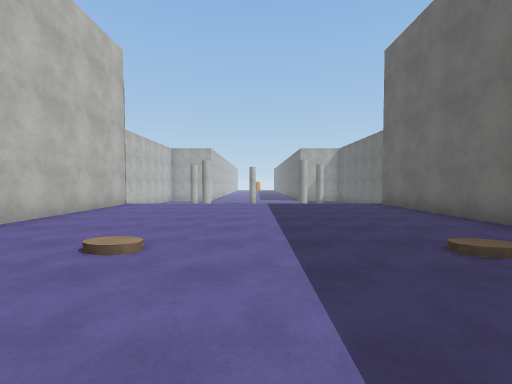
View 1 (above)

16 first-person views from a walk through a Unity game level. The camera is 1.4 m above the floor, tilts 2° down and sees 90° across. The floor is counted in squares, 2 m on a side. Each view is taken from the middle of a square. On the plan, view 1 faces up. The plan holds only what a view shows up to about 9 squares ahead; the rest is blank. The place goes on beyond the plan. The player is left out. Some animated figures are not drawn. Surface patterns are stand-ins for the level's own textures.

View 2
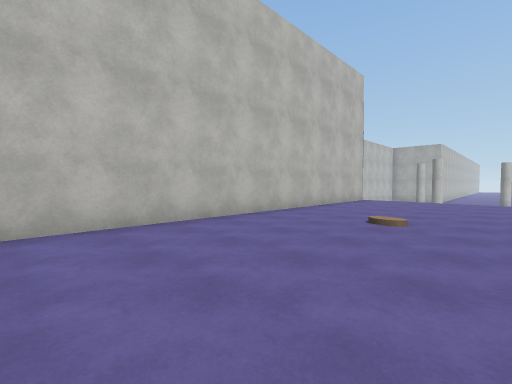

View 3
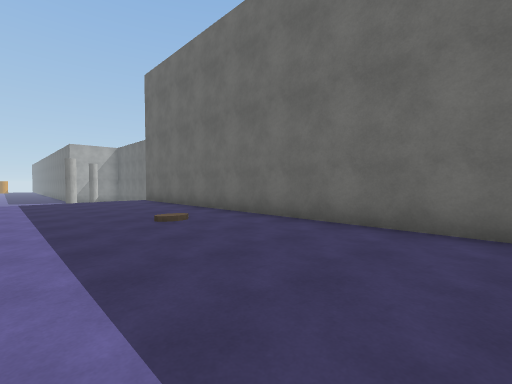

View 4
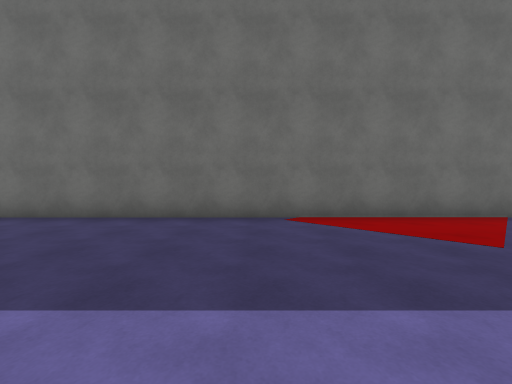

View 5
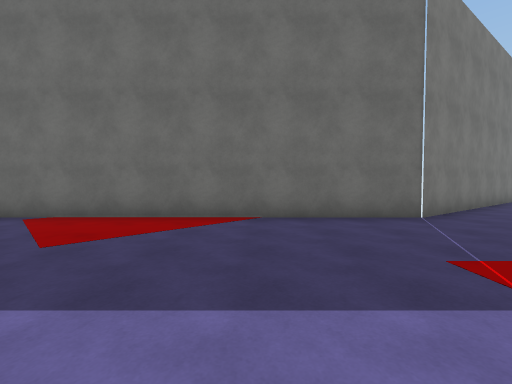

View 6
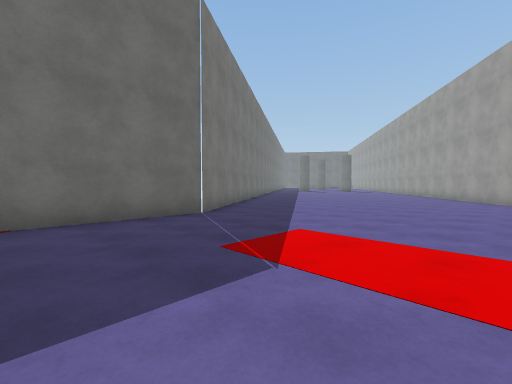

View 7
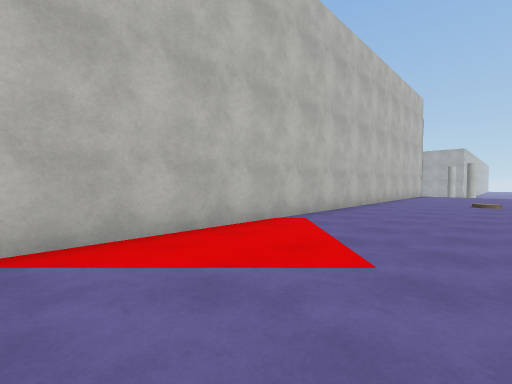

View 8
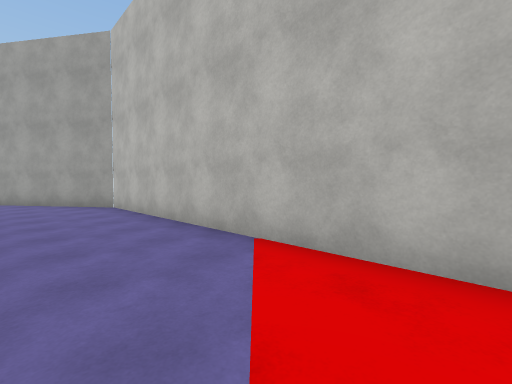

View 9
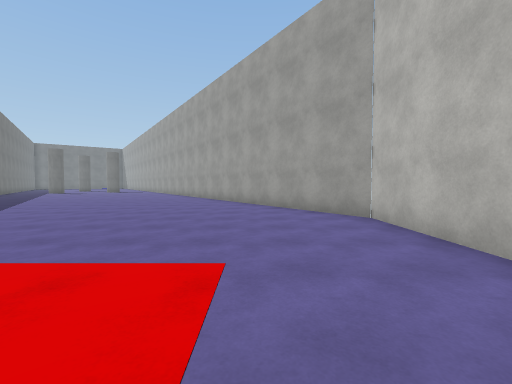

View 10
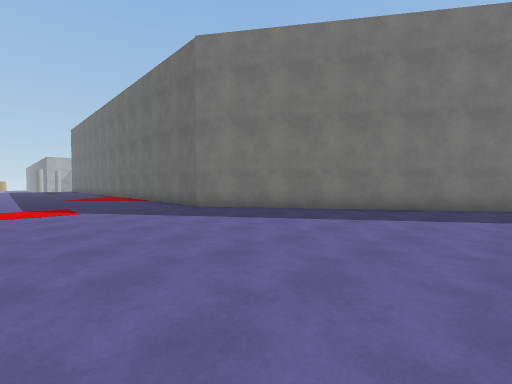

View 11
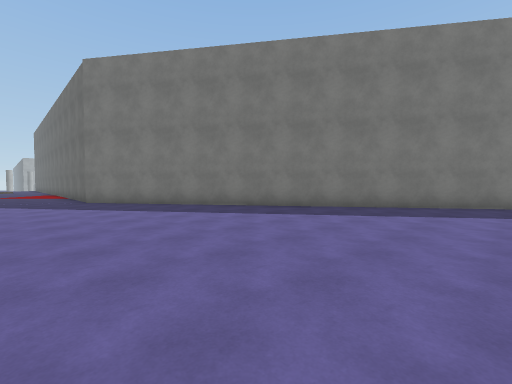

View 12
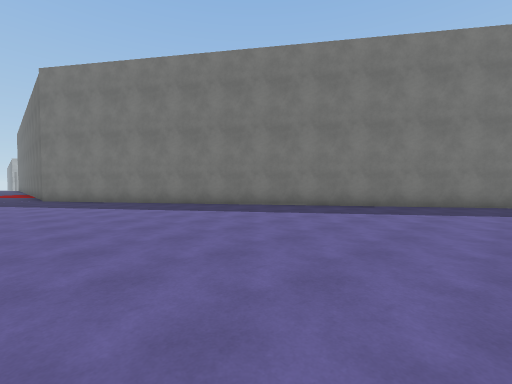

View 13
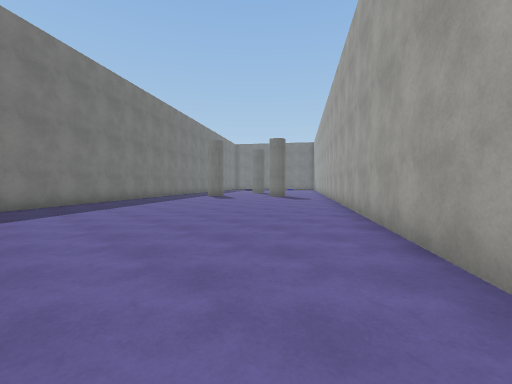

View 14
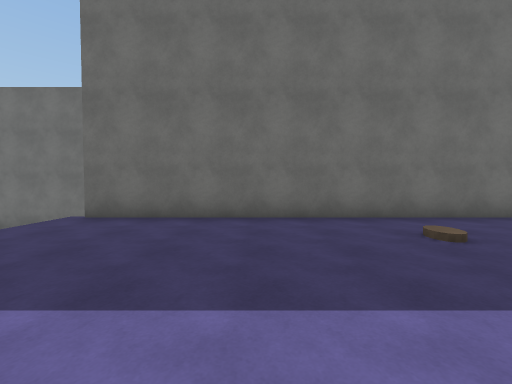

View 15
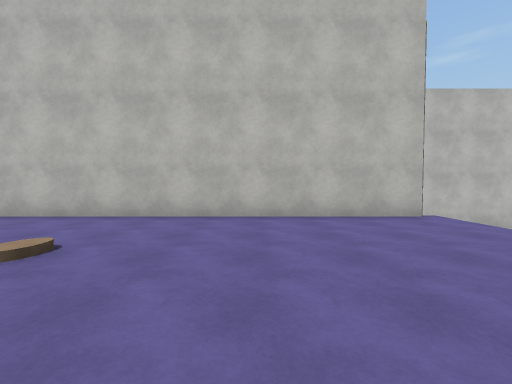

View 16
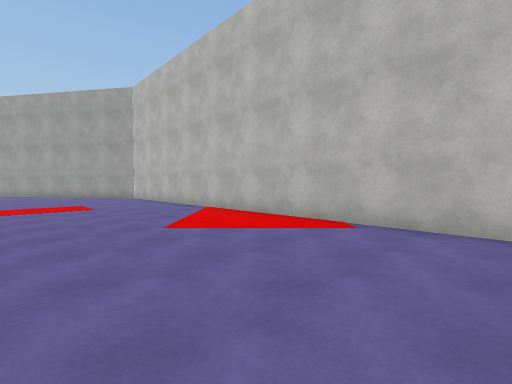

### Floor plan
Points are (right, up) in squares from view 1. A wall is a line through its corners. A room is listed if a view was taken in it or the views show most of it. See-through windows are left out.
Room 1 (views 1, 2, 3, 4, 5, 6, 7, 8, 9, 10, 11, 12, 13, 14, 15, 16)
walls: (-4.3, 8.5) (-4.3, -13.1) (2.9, -23.5); (13.1, -23.1) (4.2, -10.4) (4.2, 8.5)

Positions as (right, up) in squares from view 1, and headings:
1: (0, 0), facing up
2: (0, -2), facing up-left
3: (0, -2), facing up-right
4: (-1, -2), facing right
5: (-1, -7), facing right
6: (-1, -7), facing down-right
7: (-1, -7), facing up-left
8: (-2, -5), facing down-left
9: (-2, -8), facing down
10: (0, -17), facing up-right
11: (2, -21), facing up-right
12: (3, -23), facing up-right
13: (0, -17), facing down-right
14: (-1, 5), facing right
15: (1, 5), facing left
16: (0, -1), facing down-left
